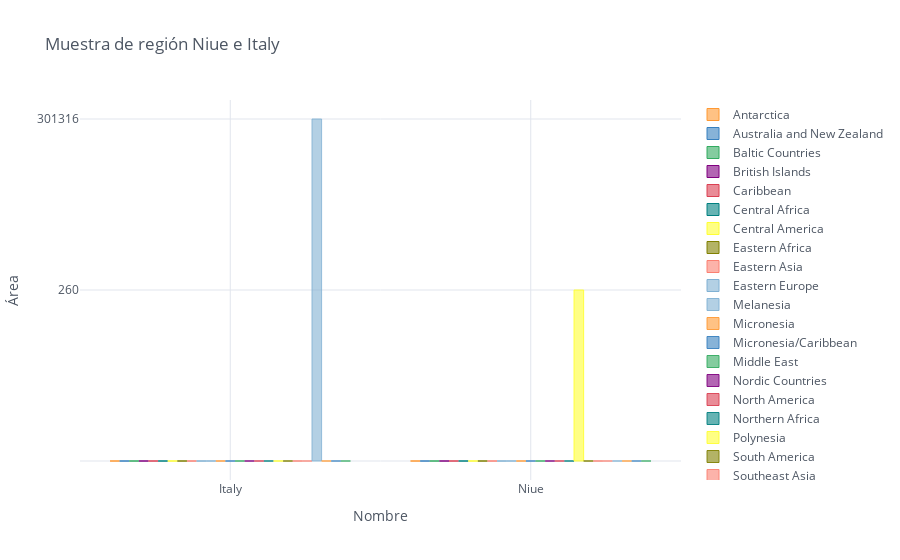

Notebook code cell kept with this figure:
### Code cell
# Barplot o grafico de barras
muestra_región = Data1[Data1.index.isin(["Niue", "Italy"])]

# plotting
muestra_región.iplot(kind='bar', xTitle='Nombre',
                           yTitle='Área', title='Muestra de región Niue e Italy')

### Figure 1 — Plotly figure (JSON) as saved in the notebook; plotly's stock layout.template omitted (floating-point values rounded to 4 significant figures)
{"data": [{"marker": {"color": "rgba(255, 153, 51, 0.6)", "line": {"color": "rgba(255, 153, 51, 1.0)", "width": 1}}, "name": "Antarctica", "orientation": "v", "text": "", "type": "bar", "x": ["Italy", "Niue"], "y": ["", ""]}, {"marker": {"color": "rgba(55, 128, 191, 0.6)", "line": {"color": "rgba(55, 128, 191, 1.0)", "width": 1}}, "name": "Australia and New Zealand", "orientation": "v", "text": "", "type": "bar", "x": ["Italy", "Niue"], "y": ["", ""]}, {"marker": {"color": "rgba(50, 171, 96, 0.6)", "line": {"color": "rgba(50, 171, 96, 1.0)", "width": 1}}, "name": "Baltic Countries", "orientation": "v", "text": "", "type": "bar", "x": ["Italy", "Niue"], "y": ["", ""]}, {"marker": {"color": "rgba(128, 0, 128, 0.6)", "line": {"color": "rgba(128, 0, 128, 1.0)", "width": 1}}, "name": "British Islands", "orientation": "v", "text": "", "type": "bar", "x": ["Italy", "Niue"], "y": ["", ""]}, {"marker": {"color": "rgba(219, 64, 82, 0.6)", "line": {"color": "rgba(219, 64, 82, 1.0)", "width": 1}}, "name": "Caribbean", "orientation": "v", "text": "", "type": "bar", "x": ["Italy", "Niue"], "y": ["", ""]}, {"marker": {"color": "rgba(0, 128, 128, 0.6)", "line": {"color": "rgba(0, 128, 128, 1.0)", "width": 1}}, "name": "Central Africa", "orientation": "v", "text": "", "type": "bar", "x": ["Italy", "Niue"], "y": ["", ""]}, {"marker": {"color": "rgba(255, 255, 51, 0.6)", "line": {"color": "rgba(255, 255, 51, 1.0)", "width": 1}}, "name": "Central America", "orientation": "v", "text": "", "type": "bar", "x": ["Italy", "Niue"], "y": ["", ""]}, {"marker": {"color": "rgba(128, 128, 0, 0.6)", "line": {"color": "rgba(128, 128, 0, 1.0)", "width": 1}}, "name": "Eastern Africa", "orientation": "v", "text": "", "type": "bar", "x": ["Italy", "Niue"], "y": ["", ""]}, {"marker": {"color": "rgba(251, 128, 114, 0.6)", "line": {"color": "rgba(251, 128, 114, 1.0)", "width": 1}}, "name": "Eastern Asia", "orientation": "v", "text": "", "type": "bar", "x": ["Italy", "Niue"], "y": ["", ""]}, {"marker": {"color": "rgba(128, 177, 211, 0.6)", "line": {"color": "rgba(128, 177, 211, 1.0)", "width": 1}}, "name": "Eastern Europe", "orientation": "v", "text": "", "type": "bar", "x": ["Italy", "Niue"], "y": ["", ""]}, {"marker": {"color": "rgba(128, 177, 211, 0.6)", "line": {"color": "rgba(128, 177, 211, 0.8999999999999999)", "width": 1}}, "name": "Melanesia", "orientation": "v", "text": "", "type": "bar", "x": ["Italy", "Niue"], "y": ["", ""]}, {"marker": {"color": "rgba(255, 153, 51, 0.6)", "line": {"color": "rgba(255, 153, 51, 0.8999999999999999)", "width": 1}}, "name": "Micronesia", "orientation": "v", "text": "", "type": "bar", "x": ["Italy", "Niue"], "y": ["", ""]}, {"marker": {"color": "rgba(55, 128, 191, 0.6)", "line": {"color": "rgba(55, 128, 191, 0.8999999999999999)", "width": 1}}, "name": "Micronesia/Caribbean", "orientation": "v", "text": "", "type": "bar", "x": ["Italy", "Niue"], "y": ["", ""]}, {"marker": {"color": "rgba(50, 171, 96, 0.6)", "line": {"color": "rgba(50, 171, 96, 0.8999999999999999)", "width": 1}}, "name": "Middle East", "orientation": "v", "text": "", "type": "bar", "x": ["Italy", "Niue"], "y": ["", ""]}, {"marker": {"color": "rgba(128, 0, 128, 0.6)", "line": {"color": "rgba(128, 0, 128, 0.8999999999999999)", "width": 1}}, "name": "Nordic Countries", "orientation": "v", "text": "", "type": "bar", "x": ["Italy", "Niue"], "y": ["", ""]}, {"marker": {"color": "rgba(219, 64, 82, 0.6)", "line": {"color": "rgba(219, 64, 82, 0.8999999999999999)", "width": 1}}, "name": "North America", "orientation": "v", "text": "", "type": "bar", "x": ["Italy", "Niue"], "y": ["", ""]}, {"marker": {"color": "rgba(0, 128, 128, 0.6)", "line": {"color": "rgba(0, 128, 128, 0.8999999999999999)", "width": 1}}, "name": "Northern Africa", "orientation": "v", "text": "", "type": "bar", "x": ["Italy", "Niue"], "y": ["", ""]}, {"marker": {"color": "rgba(255, 255, 51, 0.6)", "line": {"color": "rgba(255, 255, 51, 0.8999999999999999)", "width": 1}}, "name": "Polynesia", "orientation": "v", "text": "", "type": "bar", "x": ["Italy", "Niue"], "y": ["", 260]}, {"marker": {"color": "rgba(128, 128, 0, 0.6)", "line": {"color": "rgba(128, 128, 0, 0.8999999999999999)", "width": 1}}, "name": "South America", "orientation": "v", "text": "", "type": "bar", "x": ["Italy", "Niue"], "y": ["", ""]}, {"marker": {"color": "rgba(251, 128, 114, 0.6)", "line": {"color": "rgba(251, 128, 114, 0.8999999999999999)", "width": 1}}, "name": "Southeast Asia", "orientation": "v", "text": "", "type": "bar", "x": ["Italy", "Niue"], "y": ["", ""]}, {"marker": {"color": "rgba(251, 128, 114, 0.6)", "line": {"color": "rgba(251, 128, 114, 0.7999999999999998)", "width": 1}}, "name": "Southern Africa", "orientation": "v", "text": "", "type": "bar", "x": ["Italy", "Niue"], "y": ["", ""]}, {"marker": {"color": "rgba(128, 177, 211, 0.6)", "line": {"color": "rgba(128, 177, 211, 0.7999999999999998)", "width": 1}}, "name": "Southern Europe", "orientation": "v", "text": "", "type": "bar", "x": ["Italy", "Niue"], "y": [301316, ""]}, {"marker": {"color": "rgba(255, 153, 51, 0.6)", "line": {"color": "rgba(255, 153, 51, 0.7999999999999998)", "width": 1}}, "name": "Southern and Central Asia", "orientation": "v", "text": "", "type": "bar", "x": ["Italy", "Niue"], "y": ["", ""]}, {"marker": {"color": "rgba(55, 128, 191, 0.6)", "line": {"color": "rgba(55, 128, 191, 0.7999999999999998)", "width": 1}}, "name": "Western Africa", "orientation": "v", "text": "", "type": "bar", "x": ["Italy", "Niue"], "y": ["", ""]}, {"marker": {"color": "rgba(50, 171, 96, 0.6)", "line": {"color": "rgba(50, 171, 96, 0.7999999999999998)", "width": 1}}, "name": "Western Europe", "orientation": "v", "text": "", "type": "bar", "x": ["Italy", "Niue"], "y": ["", ""]}], "layout": {"legend": {"bgcolor": "#FFFFFF", "font": {"color": "#4D5663"}}, "paper_bgcolor": "#FFFFFF", "plot_bgcolor": "#FFFFFF", "title": {"font": {"color": "#4D5663"}, "text": "Muestra de región Niue e Italy"}, "xaxis": {"gridcolor": "#E1E5ED", "showgrid": true, "tickfont": {"color": "#4D5663"}, "title": {"font": {"color": "#4D5663"}, "text": "Nombre"}, "zerolinecolor": "#E1E5ED"}, "yaxis": {"gridcolor": "#E1E5ED", "showgrid": true, "tickfont": {"color": "#4D5663"}, "title": {"font": {"color": "#4D5663"}, "text": "Área"}, "zerolinecolor": "#E1E5ED"}}}
